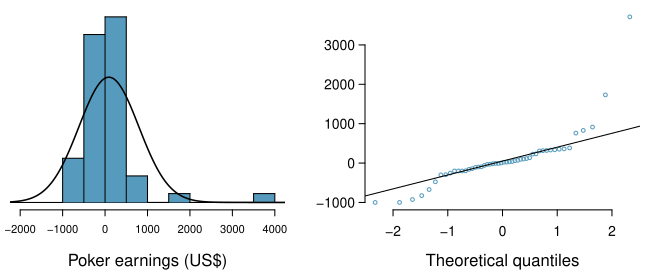

Write R code to recreate this figure.
library(openintro)
data(COL)

obs <- c(-110, -9, -60, 316, -200, -196,
         320, -160, 31, 331, 1731, 21,
         -926, -475, 914, -300, -15, 1,
         -29, 829, 761, 227, -141, -672,
         352, 385, 24, 103, -826, 95,
         115, 39, -9, -1000, -35, -200,
         -200, 235, 70, 307, 135, 60,
         -100, -295, -1000, 361, -95,
         337, 3712, -255)

M  <- mean(obs)
SD <- sd(obs)
x <- seq(min(obs) - 3000,
         max(obs) + 3000,
         1)
y <- dnorm(x, M, SD)
myPDF("pokerNormal.pdf", 6.5, 2.7,
      mfrow = 1:2,
      mgp = c(2, 0.5, 0),
      mar = c(3, 0.5, 0.5, 2))
histPlot(obs,
         xlab = 'Poker earnings (US$)',
         ylab = '',
         axes = FALSE,
         main = '',
         xlim = c(-2000, 4000),
         probability = TRUE,
         col = COL[1])
axis(1,
     cex.axis = 0.7,
     mgp = c(2, 0.35, 0))
lines(x, y,
      lwd = 1.5)

par(mar = c(3, 2, 0.5, 0.5),
    mgp = c(2.8, 0.5, 0),
    cex.axis = 0.8)
qqnorm(obs,
       cex = 0.5,
       col = COL[1],
       main = '',
       axes = FALSE,
       xlab = '',
       ylab = '')
qqline(obs)
mtext('Theoretical quantiles',
      line = 2,
      side = 1)
axis(1)
axis(2)
dev.off()
